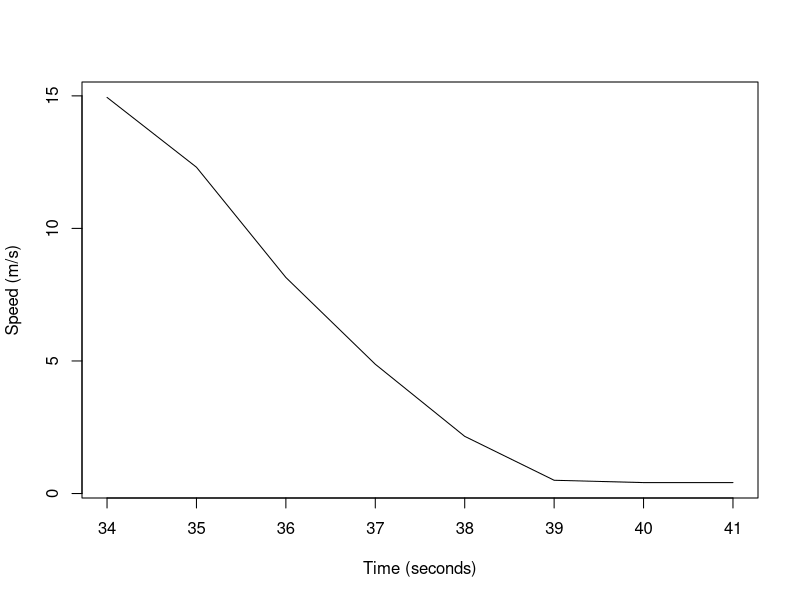
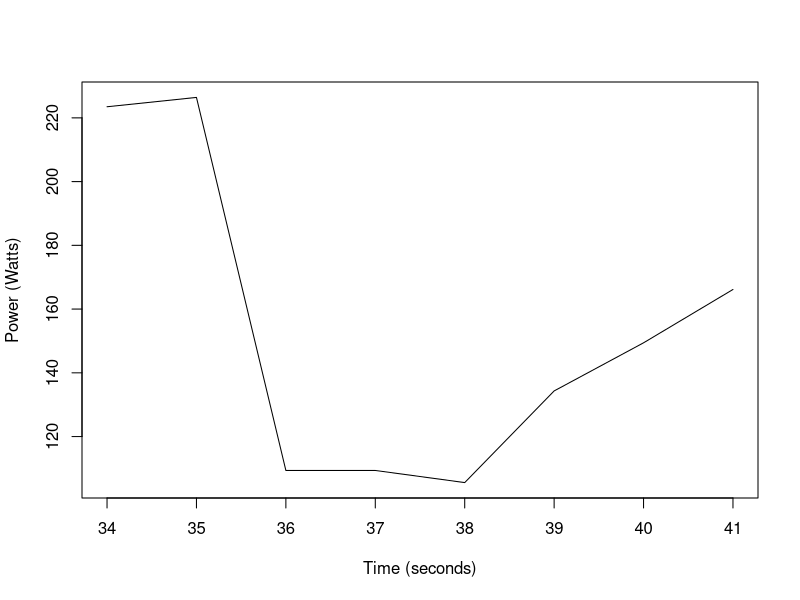

Write the R code that produced these figures, in order.
# Set the working directory
setwd("/Users/mac/Desktop/Programming/COMP9596//DroneData")

# Read the data
data <- read.csv(file="14.csv", header=TRUE, sep=",")

# Convert date column to Date object
data$Date <- as.POSIXct(data$Date)

# Extract the data from column name to plot
data.toPlot <- data[data$Battery > 18,]

# Calculate the difference of each time point to the first (in seconds)
data.toPlot$TimeDiff <- data.toPlot$Date - data.toPlot$Date[1]

# Since TimeDiff is a time/date object, convert it to a numeric and store this as an extra column in data frame
data.toPlot$TimeDiffValue <- as.numeric(data.toPlot$TimeDiff)

# Multiple current and voltage to get Power
data.toPlot$Power <- as.double(-(data.toPlot$Current/1000) * data.toPlot$Voltage/1000)

#Get Mangnitude of Velocity
data.toPlot$Velocity <- sqrt(data.toPlot$VelocityX^2 + data.toPlot$VelocityY^2 + data.toPlot$VelocityZ^2)

#Remove extra data
data.toPlot <- data.toPlot[data.toPlot$TimeDiffValue > 33 & data.toPlot$TimeDiffValue < 42,]

ppi <- 200
png(file=paste("14DeclerationSpeed", ".png", sep=""), height=7*ppi, width=9*ppi, res=ppi)
plot(y=data.toPlot$Velocity, x=data.toPlot$TimeDiffValue,type="l",col="black", lwd="1", xlab="Time (seconds)", ylab="Speed (m/s)")
#dev.off()

png(file=paste("14DeclerationPower", ".png", sep=""), height=7*ppi, width=9*ppi, res=ppi)
plot(y=data.toPlot$Power, x=data.toPlot$TimeDiffValue,type="l",col="black", lwd="1", xlab="Time (seconds)", ylab="Power (Watts)")
#fit <- lm(data.toPlot$Power ~ poly(data.toPlot$TimeDiffValue, 5, raw=TRUE))
#points(data.toPlot$TimeDiffValue, predict(fit), type="l", col="red", lwd=2)
#summary(fit)
#dev.off()

